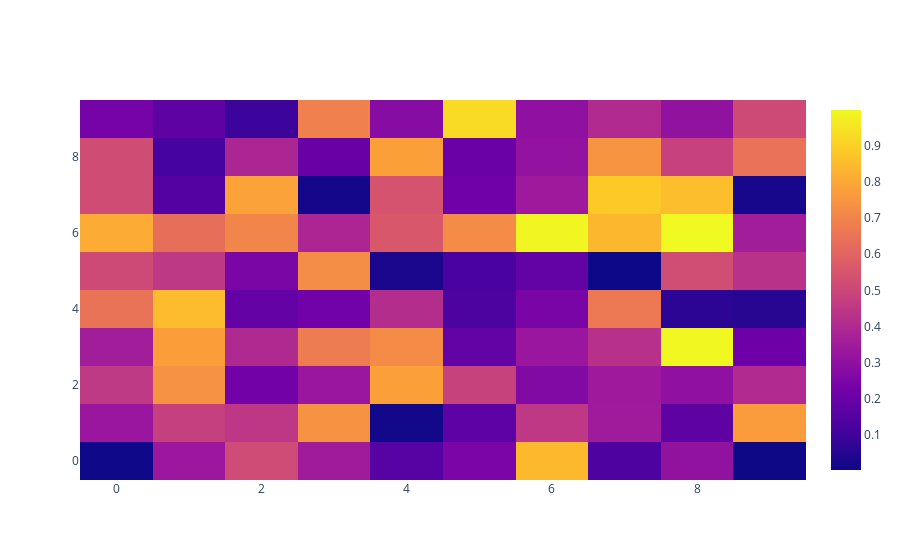

The notebook cell this image was saved under:
### Markdown cell above
- Heatmap

### Code cell
# heatmaps in plotly

data = np.random.rand(10,10)

heatmap = go.Heatmap(z=data)
fig = go.Figure(data=[heatmap])
fig.show()
